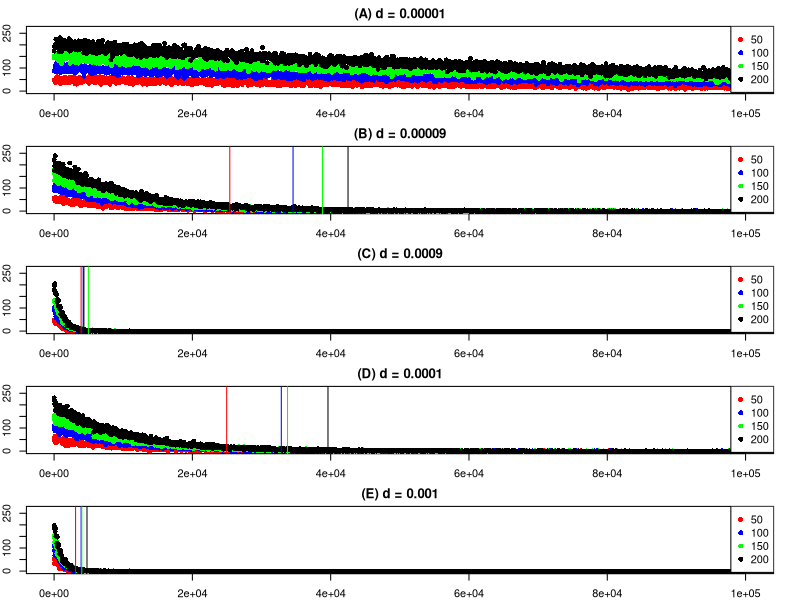
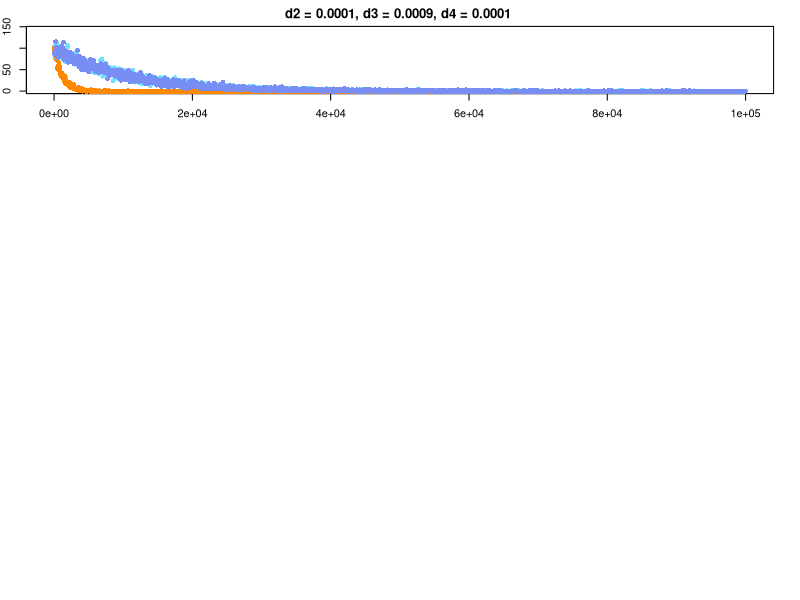

Here is the R script that generated these plots, in order: (Note: this script raises an error after producing the figures.)
## ---- chunk 1


poploop <- seq(10, 100000, by = 50)

d1 <- 0.00001
d1out50 <- c()
d1out100 <- c()
d1out150 <- c()
d1out200 <- c()
for(i in 1:2000){
  ithsize <- poploop[i]
  d1out50[i] <- rpois(n = 1, lambda = (50*exp(-d1*(ithsize))))
  d1out100[i] <- rpois(n = 1, lambda = (100*exp(-d1*(ithsize))))
  d1out150[i] <- rpois(n = 1, lambda = (150*exp(-d1*(ithsize))))
  d1out200[i] <- rpois(n = 1, lambda = (200*exp(-d1*(ithsize))))
}

d1_50plot <- data.frame(gsize= 50, popsize = poploop, out = d1out50)
d1_100plot <- data.frame(gsize= 100, popsize = poploop, out = d1out100)
d1_150plot <- data.frame(gsize= 150, popsize = poploop, out = d1out150)
d1_200plot <- data.frame(gsize= 200, popsize = poploop, out = d1out200)

de <- 0.00009
deout50 <- c()
deout100 <- c()
deout150 <- c()
deout200 <- c()
for(i in 1:2000){
  ithsize <- poploop[i]
  deout50[i] <- rpois(n = 1, lambda = (50*exp(-de*(ithsize))))
  deout100[i] <- rpois(n = 1, lambda = (100*exp(-de*(ithsize))))
  deout150[i] <- rpois(n = 1, lambda = (150*exp(-de*(ithsize))))
  deout200[i] <- rpois(n = 1, lambda = (200*exp(-de*(ithsize))))
}

de_50plot <- data.frame(gsize= 50, popsize = poploop, out = deout50)
de_100plot <- data.frame(gsize= 100, popsize = poploop, out = deout100)
de_150plot <- data.frame(gsize= 150, popsize = poploop, out = deout150)
de_200plot <- data.frame(gsize= 200, popsize = poploop, out = deout200)


d2 <- 0.0001
d2out50 <- c()
d2out100 <- c()
d2out150 <- c()
d2out200 <- c()
for(i in 1:2000){
  ithsize <- poploop[i]
  d2out50[i] <- rpois(n = 1, lambda = (50*exp(-d2*(ithsize))))
  d2out100[i] <- rpois(n = 1, lambda = (100*exp(-d2*(ithsize))))
  d2out150[i] <- rpois(n = 1, lambda = (150*exp(-d2*(ithsize))))
  d2out200[i] <- rpois(n = 1, lambda = (200*exp(-d2*(ithsize))))
}

d2_50plot <- data.frame(gsize= 50, popsize = poploop, out = d2out50)
d2_100plot <- data.frame(gsize= 100, popsize = poploop, out = d2out100)
d2_150plot <- data.frame(gsize= 150, popsize = poploop, out = d2out150)
d2_200plot <- data.frame(gsize= 200, popsize = poploop, out = d2out200)

de2 <- 0.0009
de2out50 <- c()
de2out100 <- c()
de2out150 <- c()
de2out200 <- c()
for(i in 1:2000){
  ithsize <- poploop[i]
  de2out50[i] <- rpois(n = 1, lambda = (50*exp(-de2*(ithsize))))
  de2out100[i] <- rpois(n = 1, lambda = (100*exp(-de2*(ithsize))))
  de2out150[i] <- rpois(n = 1, lambda = (150*exp(-de2*(ithsize))))
   de2out200[i] <- rpois(n = 1, lambda = (200*exp(-de2*(ithsize))))
}

de2_50plot <- data.frame(gsize= 50, popsize = poploop, out = de2out50)
de2_100plot <- data.frame(gsize= 100, popsize = poploop, out = de2out100)
de2_150plot <- data.frame(gsize= 150, popsize = poploop, out = de2out150)
de2_200plot <- data.frame(gsize= 200, popsize = poploop, out = de2out200)

d3 <- 0.001
d3out50 <- c()
d3out100 <- c()
d3out150 <- c()
d3out200 <- c()
for(i in 1:2000){
  ithsize <- poploop[i]
  d3out50[i] <- rpois(n = 1, lambda = (50*exp(-d3*(ithsize))))
  d3out100[i] <- rpois(n = 1, lambda = (100*exp(-d3*(ithsize))))
  d3out150[i] <- rpois(n = 1, lambda = (150*exp(-d3*(ithsize))))
  d3out200[i] <- rpois(n = 1, lambda = (200*exp(-d3*(ithsize))))
}

d3_50plot <- data.frame(gsize= 50, popsize = poploop, out = d3out50)
d3_100plot <- data.frame(gsize= 100, popsize = poploop, out = d3out100)
d3_150plot <- data.frame(gsize= 150, popsize = poploop, out = d3out150)
d3_200plot <- data.frame(gsize= 200, popsize = poploop, out = d3out200)


d2min50 <- min((d2_50plot[d2_50plot$out == 0, ])$popsize)
d2min100 <- min((d2_100plot[d2_100plot$out == 0, ])$popsize)
d2min150 <- min((d2_150plot[d2_150plot$out == 0, ])$popsize)
d2min200 <- min((d2_200plot[d2_200plot$out == 0, ])$popsize)

d3min50 <- min((d3_50plot[d3_50plot$out == 0, ])$popsize)
d3min100 <- min((d3_100plot[d3_100plot$out == 0, ])$popsize)
d3min150 <- min((d3_150plot[d3_150plot$out == 0, ])$popsize)
d3min200 <- min((d3_200plot[d3_200plot$out == 0, ])$popsize)

demin50 <- min((de_50plot[de_50plot$out == 0, ])$popsize)
demin100 <- min((de_100plot[de_100plot$out == 0, ])$popsize)
demin150 <- min((de_150plot[de_150plot$out == 0, ])$popsize)
demin200 <- min((de_200plot[de_200plot$out == 0, ])$popsize)

de2min50 <- min((de2_50plot[de2_50plot$out == 0, ])$popsize)
de2min100 <- min((de2_100plot[de2_100plot$out == 0, ])$popsize)
de2min150 <- min((de2_150plot[de2_150plot$out == 0, ])$popsize)
de2min200 <- min((de2_200plot[de2_200plot$out == 0, ])$popsize)

d2min <- c(d2min50, d2min100, d2min150, d2min200)
demin <- c(demin50, demin100, demin150, demin200)
d3min <- c(d3min50, d3min100, d3min150, d3min200)
de2min <- c(de2min50, de2min100, de2min150, de2min200)

difference <- c((sum(c((demin100 - demin50),(demin150 - demin100), (demin200 - demin150)))/3),
                (sum(c((d2min100 - d2min50),(d2min150 - d2min100), (d2min200 - d2min150)))/3),
                (sum(c((de2min100 - de2min50),(de2min150 - de2min100), (de2min200 - de2min150)))/3),
                (sum(c((d3min100 - d3min50),(d3min150 - d3min100), (d3min200 - d3min150)))/3))

                
              
minsum <- as.data.frame(rbind(demin, d2min, de2min, d3min))
row.names(minsum) <- c(0.00009,  0.0001,  0.0009, 0.001)
colnames(minsum) <-  c(50, 100, 150, 200)





maxy <- (max(c(d1_50plot$out, d1_100plot$out, d1_150plot$out, d1_200plot$out,
               d2_50plot$out, d2_100plot$out, d2_150plot$out, d2_200plot$out,
               d3_50plot$out, d3_100plot$out, d3_150plot$out, d3_200plot$out,
               de_50plot$out, de_100plot$out, de_150plot$out, de_200plot$out), 
               de2_50plot$out, de2_100plot$out, de2_150plot$out, de2_200plot$out) + 30)

par(mfrow = c(5, 1), mar=c(2,2,2,2))

plot(x = d1_50plot$popsize, y = d1_50plot$out, col = "red", pch = 16,
     xlab = "Population Size",  ylab = "Gametes Sampled", main="(A) d = 0.00001", xlim = c(0, 100050), ylim = c(0, maxy))
points(x = d1_100plot$popsize, y = d1_100plot$out, col = "blue", pch = 16)
points(x = d1_150plot$popsize, y = d1_150plot$out, col = "green", pch = 16)
points(x = d1_200plot$popsize, y = d1_200plot$out, col = "black", pch = 16)
legend("topright", legend=c(50, 100, 150, 200), pch=16, col=c("red", "blue", "green", "black"))

plot(x = de_50plot$popsize, y = de_50plot$out, col = "red", pch = 16,
     xlab = "Population Size",  ylab = "Gametes Sampled", main="(B) d = 0.00009", xlim = c(0, 100050), ylim = c(0, maxy))
points(x = de_100plot$popsize, y = de_100plot$out, col = "blue", pch = 16)
points(x = de_150plot$popsize, y = de_150plot$out, col = "green", pch = 16)
points(x = de_200plot$popsize, y = de_200plot$out, col = "black", pch = 16)
abline(v = demin50, col = "red", lwd = 1)
abline(v = demin100, col = "blue", lwd = 1)
abline(v = demin150, col = "green", lwd = 1)
abline(v = demin200, col = "black", lwd = 1)
legend("topright", legend=c(50, 100, 150, 200), pch=16, col=c("red", "blue", "green", "black"))

plot(x = de2_50plot$popsize, y = de2_50plot$out, col = "red", pch = 16,
     xlab = "Population Size",  ylab = "Gametes Sampled", main="(C) d = 0.0009", xlim = c(0, 100050), ylim = c(0, maxy))
points(x = de2_100plot$popsize, y = de2_100plot$out, col = "blue", pch = 16)
points(x = de2_150plot$popsize, y = de2_150plot$out, col = "green", pch = 16)
points(x = de2_200plot$popsize, y = de2_200plot$out, col = "black", pch = 16)
abline(v = de2min50, col = "red", lwd = 1)
abline(v = de2min100, col = "blue", lwd = 1)
abline(v = de2min150, col = "green", lwd = 1)
abline(v = de2min200, col = "black", lwd = 1)
legend("topright", legend=c(50, 100, 150, 200), pch=16, col=c("red", "blue", "green", "black"))

plot(x = d2_50plot$popsize, y = d2_50plot$out, col = "red", pch = 16,
     xlab = "Population Size",  ylab = "Gametes Sampled", main="(D) d = 0.0001", xlim = c(0, 100050), ylim = c(0, maxy))
points(x = d2_100plot$popsize, y = d2_100plot$out, col = "blue", pch = 16)
points(x = d2_150plot$popsize, y = d2_150plot$out, col = "green", pch = 16)
points(x = d2_200plot$popsize, y = d2_200plot$out, col = "black", pch = 16)
abline(v = d2min50, col = "red", lwd = 1)
abline(v = d2min100, col = "blue", lwd = 1)
abline(v = d2min150, col = "green", lwd = 1)
abline(v = d2min200, col = "black", lwd = 1)
legend("topright", legend=c(50, 100, 150, 200), pch=16, col=c("red", "blue", "green", "black"))



plot(x = d3_50plot$popsize, y = d3_50plot$out, col = "red", pch = 16,
     xlab = "Population Size",  ylab = "Gametes Sampled", main="(E) d = 0.001", xlim = c(0, 100050), ylim = c(0, maxy))
points(x = d3_100plot$popsize, y = d3_100plot$out, col = "blue", pch = 16)
points(x = d3_150plot$popsize, y = d3_150plot$out, col = "green", pch = 16)
points(x = d3_200plot$popsize, y = d3_200plot$out, col = "black", pch = 16)
abline(v = d3min50, col = "red", lwd = 1)
abline(v = d3min100, col = "blue", lwd = 1)
abline(v = d3min150, col = "green", lwd = 1)
abline(v = d3min200, col = "black", lwd = 1)
legend("topright", legend=c(50, 100, 150, 200), pch=16, col=c("red", "blue", "green", "black"))



## ---- chunk 2

poploop <- seq(10, 100000, by = 50)


d2 <-  0.0001
d3 <-  0.0009
d4 <-  0.0001
d2out100 <- c()
d3out100 <- c()
d4out100 <- c()
for(i in 1:2000){
  ithsize <- poploop[i]
  d2out100[i] <- rpois(n = 1, lambda = (100*exp(-d2*(ithsize))))
  d3out100[i] <- rpois(n = 1, lambda = (100*exp(-d3*(ithsize))))
  d4out100[i] <- rpois(n = 1, lambda = (100*exp(-d4*(ithsize))))
}

d2_100plot <- data.frame(gsize= 100, popsize = poploop, out = d2out100)
d3_100plot <- data.frame(gsize= 100, popsize = poploop, out = d3out100)
d4_100plot <- data.frame(gsize= 100, popsize = poploop, out = d4out100)

maxy <- (max(c(d2_100plot$out, d3_100plot$out, d4_100plot$out)) + 30)
plot(x = d2_100plot$popsize, y = d2_100plot$out, col = "#72DFFF", pch = 16,
     xlab = "Population Size",  ylab = "Gametes Sampled", main="d2 = 0.0001, d3 = 0.0009, d4 = 0.0001 ", xlim = c(0, 100050), ylim = c(0, maxy))
points(x = d3_100plot$popsize, y = d3_100plot$out, col = "#FF8800", pch = 16)
points(x = d4_100plot$popsize, y = d4_100plot$out, col = "#798EF4", pch = 16)

## ---- chunk 3
knitr::include_graphics("img/Reproduction01.jpg", dpi = 200)
## ---- chunk 4
knitr::include_graphics("img/FigureS1.jpg", dpi = 200)
